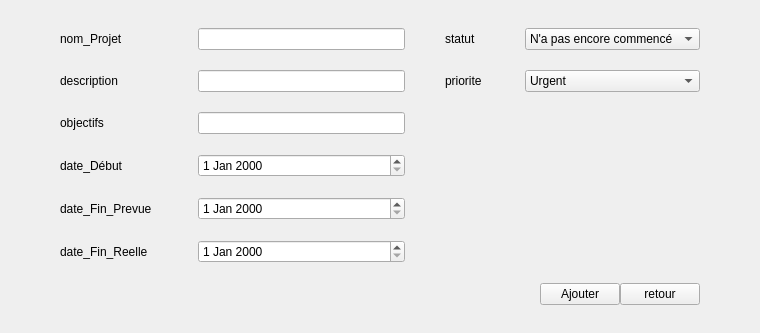
            <widget class="QWidget" name="page_proj_add">
             <layout class="QGridLayout" name="gridLayoutProjAdd">
              <property name="leftMargin">
               <number>60</number>
              </property>
              <property name="topMargin">
               <number>28</number>
              </property>
              <property name="rightMargin">
               <number>60</number>
              </property>
              <property name="bottomMargin">
               <number>28</number>
              </property>
              <property name="horizontalSpacing">
               <number>40</number>
              </property>
              <property name="verticalSpacing">
               <number>20</number>
              </property>
              <item row="6" column="0" colspan="4">
               <layout class="QHBoxLayout" name="hLayoutAddButtonsProj">
                <item>
                 <spacer name="spacerAddButtonsProj">
                  <property name="orientation">
                   <enum>Qt::Orientation::Horizontal</enum>
                  </property>
                  <property name="sizeHint" stdset="0">
                   <size>
                    <width>480</width>
                    <height>20</height>
                   </size>
                  </property>
                 </spacer>
                </item>
                <item>
                 <widget class="QPushButton" name="btnAddProj">
                  <property name="text">
                   <string>Ajouter</string>
                  </property>
                 </widget>
                </item>
                <item>
                 <widget class="QPushButton" name="btnRetourAddProj">
                  <property name="text">
                   <string>retour</string>
                  </property>
                 </widget>
                </item>
               </layout>
              </item>
              <item row="1" column="3">
               <widget class="QComboBox" name="lineResumeAddProj">
                <item>
                 <property name="text">
                  <string>Urgent</string>
                 </property>
                </item>
                <item>
                 <property name="text">
                  <string>N'est pas urgent</string>
                 </property>
                </item>
               </widget>
              </item>
              <item row="2" column="0">
               <widget class="QLabel" name="lblTypeBrevetAddProj">
                <property name="text">
                 <string>objectifs  </string>
                </property>
               </widget>
              </item>
              <item row="1" column="0">
               <widget class="QLabel" name="lblDomaineAddProj">
                <property name="text">
                 <string>description  </string>
                </property>
               </widget>
              </item>
              <item row="5" column="0">
               <widget class="QLabel" name="lblStatusBrevetAddProj">
                <property name="text">
                 <string>date_Fin_Reelle  </string>
                </property>
               </widget>
              </item>
              <item row="1" column="2">
               <widget class="QLabel" name="lblResumeAddProj">
                <property name="text">
                 <string>priorite </string>
                </property>
               </widget>
              </item>
              <item row="4" column="0">
               <widget class="QLabel" name="lblDateDepotAddProj">
                <property name="text">
                 <string>date_Fin_Prevue  </string>
                </property>
               </widget>
              </item>
              <item row="0" column="1">
               <widget class="QLineEdit" name="lineTitreAddProj"/>
              </item>
              <item row="3" column="0">
               <widget class="QLabel" name="lblNumeroBrevetAddProj">
                <property name="text">
                 <string>date_Début    </string>
                </property>
               </widget>
              </item>
              <item row="1" column="1">
               <widget class="QLineEdit" name="lineDomaineAddProj"/>
              </item>
              <item row="0" column="3">
               <widget class="QComboBox" name="lineInventeursAddProj">
                <item>
                 <property name="text">
                  <string>N'a pas encore commencé</string>
                 </property>
                </item>
                <item>
                 <property name="text">
                  <string>En cours</string>
                 </property>
                </item>
                <item>
                 <property name="text">
                  <string>Terminé</string>
                 </property>
                </item>
               </widget>
              </item>
              <item row="0" column="0">
               <widget class="QLabel" name="lblTitreAddProj">
                <property name="text">
                 <string>nom_Projet </string>
                </property>
               </widget>
              </item>
              <item row="0" column="2">
               <widget class="QLabel" name="lblInventeursAddProj">
                <property name="text">
                 <string>statut  </string>
                </property>
               </widget>
              </item>
              <item row="3" column="1">
               <widget class="QDateEdit" name="dateEdit"/>
              </item>
              <item row="4" column="1">
               <widget class="QDateEdit" name="dateEdit_2"/>
              </item>
              <item row="2" column="1">
               <widget class="QLineEdit" name="lineEdit"/>
              </item>
              <item row="5" column="1">
               <widget class="QDateEdit" name="dateEdit_3"/>
              </item>
             </layout>
            </widget>
